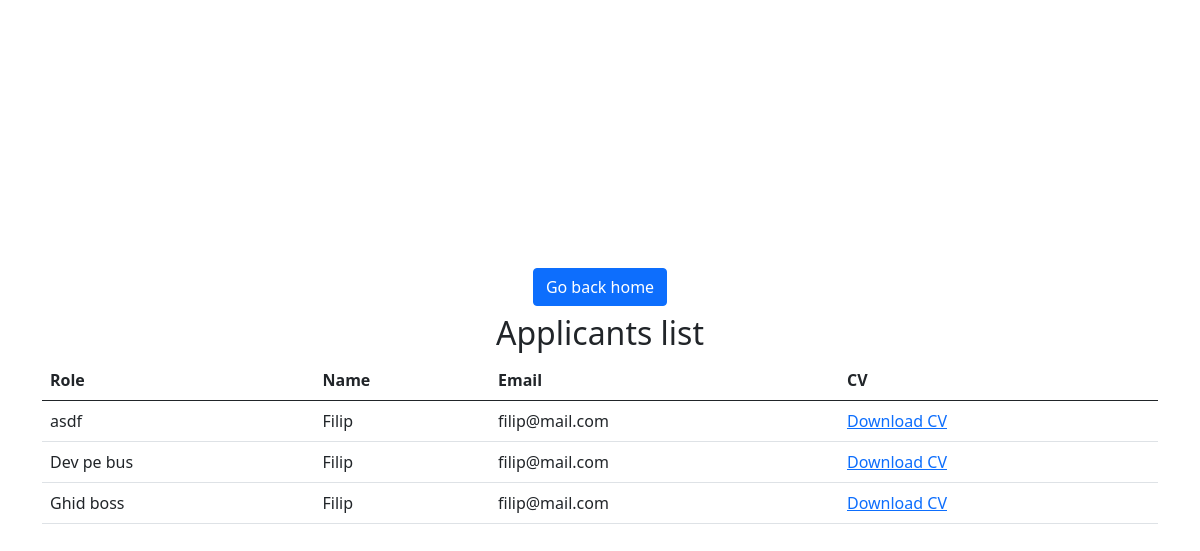
The app's page /companies/aplicants/6 with its own data.
### users/models.py (models this page shows, shortened)
class Application(models.Model):
    internship = models.ForeignKey(Internship, on_delete=models.CASCADE)
    student = models.ForeignKey(Student, on_delete=models.CASCADE)
    status = models.CharField(max_length=50, choices=ApplicationStatus.choices(), default=ApplicationStatus.RECEIVED_CV)

class Internship(models.Model):
    active = models.BooleanField(default=False)
    role_name = models.CharField(max_length=50)
    description = models.CharField(max_length=250)
    date_posted = models.DateTimeField(default=now)
    date_expiration = models.DateTimeField()
    letter_of_intent_needed = models.BooleanField(default=False)
    flexible_hours = models.BooleanField(default=False)
    remote_possibility = models.BooleanField(default=False)
    duration = models.CharField(max_length=50)
    salary = models.IntegerField()
    paid = models.BooleanField(default=True)
    domain = models.IntegerField(choices=DomainTypes.choices(), default=DomainTypes.IT)
    type = models.CharField(max_length=50, choices=WorkTypes.choices(), default=WorkTypes.FULL_TIME)
    company = models.ForeignKey(Company, on_delete=models.CASCADE)
    location = models.ForeignKey(Location, on_delete=models.CASCADE)

class Student(models.Model):
    user = models.OneToOneField(settings.AUTH_USER_MODEL, on_delete=models.CASCADE, related_name='student')
    domain_of_interest = models.IntegerField(choices=DomainTypes.choices(), default=DomainTypes.IT)
    skills = models.TextField()
    personal_projects = models.TextField(null=True, blank=True)
    foreign_languages = models.TextField(null=True, blank=True)
    personal_links = models.TextField(null=True, blank=True)
    profile_photo = models.ImageField(null=True, blank=True, upload_to='media/students/photos')
    cv = models.FileField(null=True, blank=True, upload_to='media/students/cvs')

class User(AbstractBaseUser, PermissionsMixin):
    is_student = models.BooleanField(default=False)
    is_company = models.BooleanField(default=False)
    is_staff = models.BooleanField(default=False)
    email = models.EmailField(primary_key=True)
    password = models.CharField(max_length=200)
    name = models.CharField(max_length=50)
    description = models.TextField()
    phone = models.CharField(max_length=10)
    objects = UserManager()
    USERNAME_FIELD = 'email'
    REQUIRED_FIELDS = []

### users/views.py (the view)
# urls.py: path('companies/aplicants/<int:company_id>', views.company_see_applicants, name='company-applicants'),
def company_see_applicants(request, company_id, *args, **kwargs):
    company = Company.objects.get(id=company_id)
    internships = Internship.objects.filter(company=company)
    applications = Application.objects.filter(internship__in=internships)
    print(applications)
    context = {
        'applications': applications
    }
    return render(request, "pages/company/see_aplicants.html", context=context, status=200)

### templates/pages/company/see_aplicants.html
{% extends 'base.html' %}
{% block stylesheet %}
    {% load static %}
    <link rel="stylesheet" type="text/css" href="{% static 'users/home/home.css' %}">
{% endblock stylesheet %}
{% block content %}
    <div class="container d-flex justify-content-center align-items-center flex-column">
        <button type="button" class="btn btn-primary m-2" style="float: right">
            <a href="{% url 'home' %}" class="link">Go back home</a>
        </button>
        <h2 class="title-center">Applicants list</h2>
        <table class="table">
            <thead>
            <tr>
                <th scope="col">Role</th>
                <th scope="col">Name</th>
                <th scope="col">Email</th>
                <th scope="col">CV</th>
            </tr>
            </thead>
            <tbody>
            {% for application in applications %}
                <tr>
                    <td>{{ application.internship.role_name }}</td>
                    <td>{{ application.student.user.name }}</td>
                    <td>{{ application.student.user.email }}</td>
                    <td><a href="{{ application.student.cv.url }}">Download CV</a></td>
                </tr>
            {% endfor %}
            </tbody>
        </table>
    </div>
{% endblock content %}

### users/static/users/home/home.css (style rules this page uses)
.container { height: 100vh; width: 100vw; }
.link { text-decoration: none; color: white; }

### records on screen
Application: internship.role_name "asdf", student.user.name "Filip", student.user.email "filip@mail.com"
Application: internship.role_name "Dev pe bus", student.user.name "Filip", student.user.email "filip@mail.com"
Application: internship.role_name "Ghid boss", student.user.name "Filip", student.user.email "filip@mail.com"
